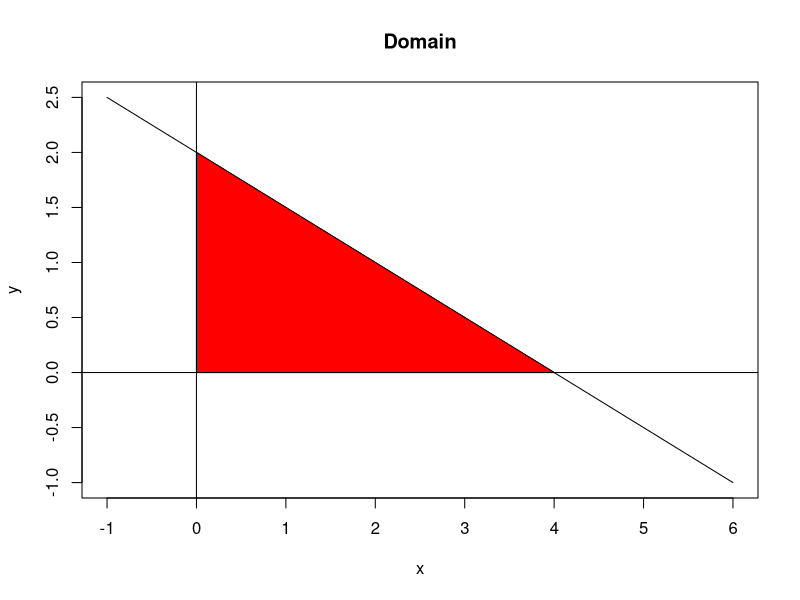

Generate this figure with R:
## ---- chunk 1
knitr::opts_chunk$set(echo = TRUE, envir=.GlobalEnv)
## ---- chunk 2
curve(2-x/2, -1, 6, xlab="x", ylab="y", main="Domain")
x_coord <- c(0,0,4)
y_coord <- c(0,2,0)
polygon(x_coord, y_coord, col="red")
abline(v=0)
abline(h=0)
